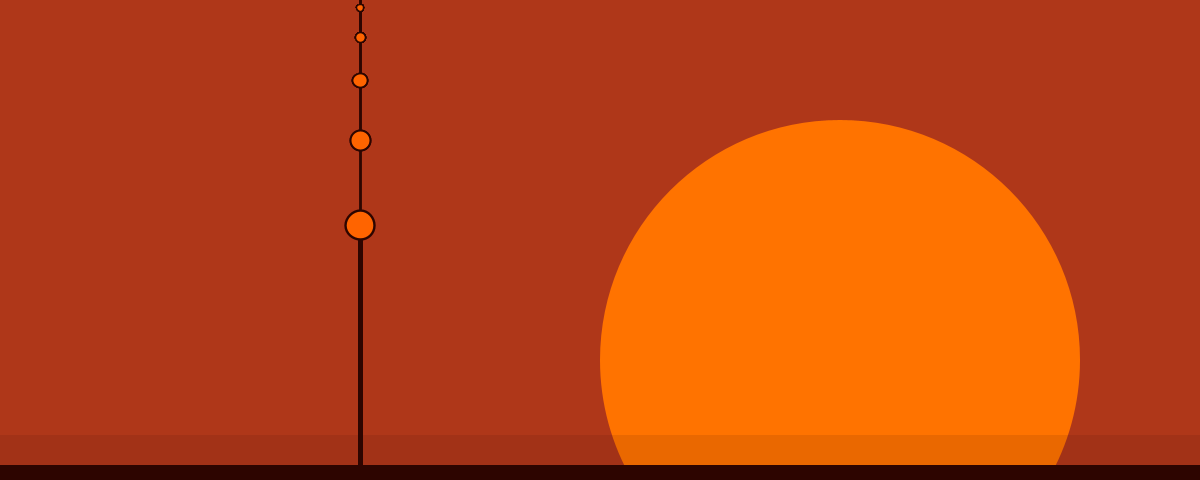
Frame 1 (no input)
Frame 60 (the mouse pressed at the canvas centre just before this capture): identical to frame 1, image omitted
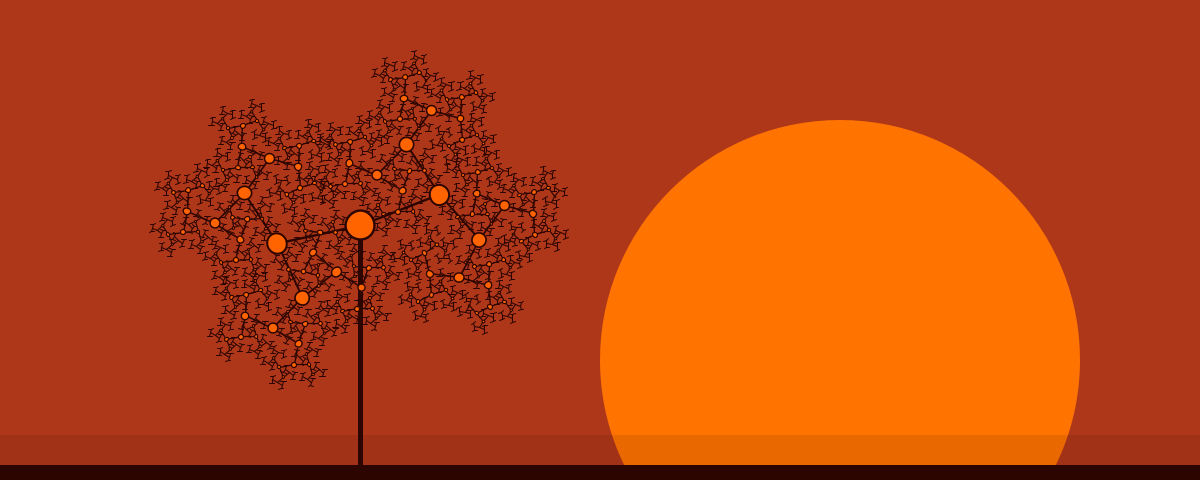
Frame 120 (the mouse held since frame 60 and released just before this capture)

The Processing sketch that drew these frames (run headless with seeded random() and noise(); from frame 60 on, the mouse is pressed at the canvas centre):

// Processing sketch: Tree
// ── Tree.pde
////////////////////////////////////////////////////////
float c_x = 0, c_y = 0, f = sqrt(2) / 2, ln, r, sw = 5.0;
int deep = 12;

////////////////////////////////////////////////////////
void setup() { size(1200, 480); frameRate(25); strokeCap(ROUND); }

////////////////////////////////////////////////////////
void draw()
{
  background(175, 55, 25); 
  noStroke();
  fill(255, 115, 0); ellipse(width * 0.7, height - height / 4, height, height);
  fill(45, 5, 0, 25); rect(0, height - 45, width, height - 15);
  fill(45, 5, 0); rect(0, height - 15, width, height);
  fill(255, 100, 0); 
  stroke(45, 5, 0);
  c_x += (radians(360.0 / height * mouseX) - c_x) / 20;
  c_y += (radians(360.0 / height * mouseY) - c_y) / 20;
  ln = height * 0.5;
  translate(width * 0.3, height - ln - 15);
  strokeWeight(sw); line(0, 0, 0, ln);
  branch(ln / 2, deep);
  branchDot(ln / 2, deep);
}

////////////////////////////////////////////////////////  
void branch(float l,int n)
{
  l *= f; n -= 1;
  if (n > 0)
  { pushMatrix(); rotate(c_x);
    strokeWeight(sw * (0.2 + 0.8 * l / ln)); line(0, 0, 0, -l);
    translate(0, -l); branch(l, n);
    popMatrix();
    pushMatrix(); rotate(c_x - c_y);
    strokeWeight(sw * (0.2 + 0.8 * l / ln)); line(0, 0, 0, -l);
    translate(0, -l); branch(l, n);
    popMatrix();
  }
} 

////////////////////////////////////////////////////////
void branchDot(float l,int n)
{
  l *= f; n -= 1;
  float r = l / 3;
  if ((r > 2) && (n > 0))
  { strokeWeight(sw * (0.2 + 0.8 * l / ln)); ellipse(0, 0, r, r);
    pushMatrix(); rotate(c_x);
    translate(0, -l); branchDot(l, n);
    popMatrix();
    pushMatrix(); rotate(c_x - c_y);
    translate(0, -l); branchDot(l, n);
    popMatrix();
  }
} 
